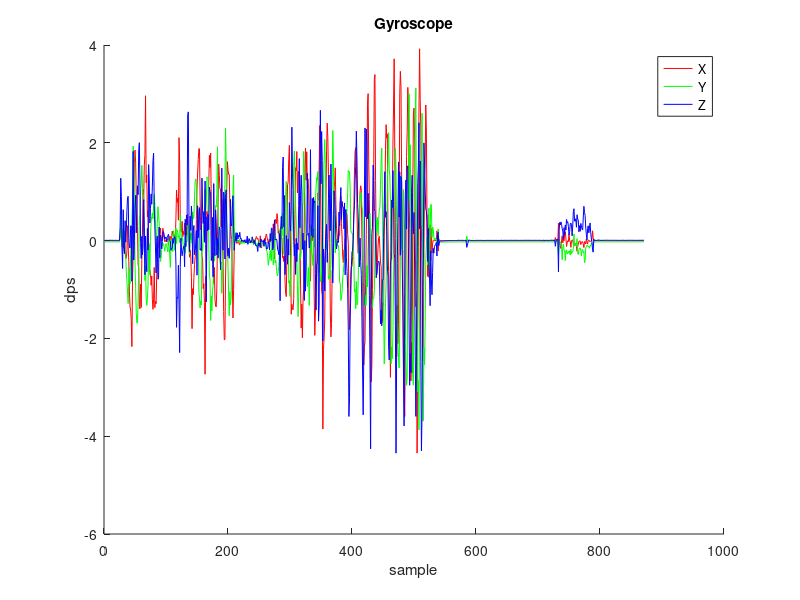
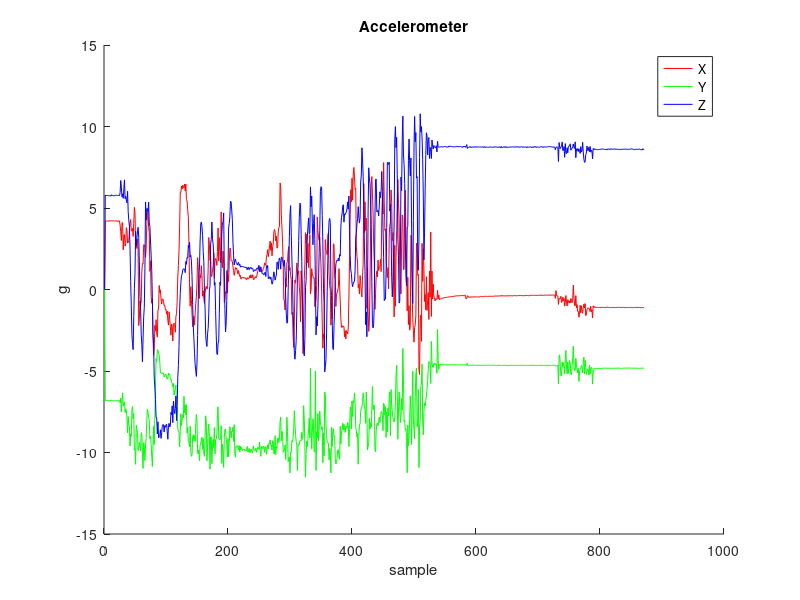

These charts were generated, in order, by the following MATLAB code: (Note: this script raises an error after producing the figures.)
%% Housekeeping
 
addpath('ximu_matlab_library');	% include x-IMU MATLAB library
addpath('quaternion_library');	% include quatenrion library
close all;                     	% close all figures
clear;                         	% clear all variables
clc;                          	% clear the command terminal
 
%% Import data

samplePeriod = 1/100;

gyr = load('imuGyro.mat');
acc = load('imuAcc.mat');
gyr=gyr.imuGyro;
acc=acc.imuAcc;

% Plot
figure('NumberTitle', 'off', 'Name', 'Gyroscope');
hold on;
plot(gyr(:,1), 'r');
plot(gyr(:,2), 'g');
plot(gyr(:,3), 'b');
xlabel('sample');
ylabel('dps');
title('Gyroscope');
legend('X', 'Y', 'Z');

figure('NumberTitle', 'off', 'Name', 'Accelerometer');
hold on;
plot(acc(:,1), 'r');
plot(acc(:,2), 'g');
plot(acc(:,3), 'b');
xlabel('sample');
ylabel('g');
title('Accelerometer');
legend('X', 'Y', 'Z');

%% Process data through AHRS algorithm (calcualte orientation)
% See: http://www.x-io.co.uk/open-source-imu-and-ahrs-algorithms/

R = zeros(3,3,length(gyr));     % rotation matrix describing sensor relative to Earth

ahrs = MahonyAHRS('SamplePeriod', samplePeriod, 'Kp', 1);

for i = 1:length(gyr)
    ahrs.UpdateIMU(gyr(i,:) * (pi/180), acc(i,:));	% gyroscope units must be radians
    R(:,:,i) = quatern2rotMat(ahrs.Quaternion)';    % transpose because ahrs provides Earth relative to sensor
end

%% Calculate 'tilt-compensated' accelerometer

tcAcc = zeros(size(acc));  % accelerometer in Earth frame

for i = 1:length(acc)
    tcAcc(i,:) = R(:,:,i) * acc(i,:)';
end

% Plot
figure('NumberTitle', 'off', 'Name', '''Tilt-Compensated'' accelerometer');
hold on;
plot(tcAcc(:,1), 'r');
plot(tcAcc(:,2), 'g');
plot(tcAcc(:,3), 'b');
xlabel('sample');
ylabel('g');
title('''Tilt-compensated'' accelerometer');
legend('X', 'Y', 'Z');

%% Calculate linear acceleration in Earth frame (subtracting gravity)

linAcc = tcAcc - [zeros(length(tcAcc), 1), zeros(length(tcAcc), 1), ones(length(tcAcc), 1)* 9.81];
% linAcc = linAcc * 9.81;     % convert from 'g' to m/s/s

% Plot
figure('NumberTitle', 'off', 'Name', 'Linear Acceleration');
hold on;
plot(linAcc(:,1), 'r');
plot(linAcc(:,2), 'g');
plot(linAcc(:,3), 'b');
xlabel('sample');
ylabel('g');
title('Linear acceleration');
legend('X', 'Y', 'Z');

%% Calculate linear velocity (integrate acceleartion)

linVel = zeros(size(linAcc));

for i = 2:length(linAcc)
    linVel(i,:) = linVel(i-1,:) + linAcc(i,:) * samplePeriod;
end

% Plot
figure('NumberTitle', 'off', 'Name', 'Linear Velocity');
hold on;
plot(linVel(:,1), 'r');
plot(linVel(:,2), 'g');
plot(linVel(:,3), 'b');
xlabel('sample');
ylabel('g');
title('Linear velocity');
legend('X', 'Y', 'Z');

%% High-pass filter linear velocity to remove drift

order = 1;
filtCutOff = 0.1;
[b, a] = butter(order, (2*filtCutOff)/(1/samplePeriod), 'high');
linVelHP = filtfilt(b, a, linVel);


% Plot
figure('NumberTitle', 'off', 'Name', 'High-pass filtered Linear Velocity');
hold on;
plot(linVelHP(:,1), 'r');
plot(linVelHP(:,2), 'g');
plot(linVelHP(:,3), 'b');
xlabel('sample');
ylabel('g');
title('High-pass filtered linear velocity');
legend('X', 'Y', 'Z');

%% Calculate linear position (integrate velocity)

linPos = zeros(size(linVelHP));

for i = 2:length(linVelHP)
    linPos(i,:) = linPos(i-1,:) + linVelHP(i,:) * samplePeriod;
end

% Plot
figure('NumberTitle', 'off', 'Name', 'Linear Position');
hold on;
plot(linPos(:,1), 'r');
plot(linPos(:,2), 'g');
plot(linPos(:,3), 'b');
xlabel('sample');
ylabel('g');
title('Linear position');
legend('X', 'Y', 'Z');

%% High-pass filter linear position to remove drift

order = 1;
filtCutOff = 0.1;
[b, a] = butter(order, (2*filtCutOff)/(1/samplePeriod), 'high');
linPosHP = filtfilt(b, a, linPos);

% Plot
figure('NumberTitle', 'off', 'Name', 'High-pass filtered Linear Position');
hold on;
plot(linPosHP(:,1), 'r');
plot(linPosHP(:,2), 'g');
plot(linPosHP(:,3), 'b');
xlabel('sample');
ylabel('g');
title('High-pass filtered linear position');
legend('X', 'Y', 'Z');

%% Play animation

SamplePlotFreq = 8;

SixDOFanimation(linPosHP, R, ...
                'SamplePlotFreq', SamplePlotFreq, 'Trail', 'Off', ...
                'Position', [9 39 1280 720], ...
                'AxisLength', 0.1, 'ShowArrowHead', false, ...
                'Xlabel', 'X (m)', 'Ylabel', 'Y (m)', 'Zlabel', 'Z (m)', 'ShowLegend', false, 'Title', 'Unfiltered',...
                'CreateAVI', false, 'AVIfileNameEnum', false, 'AVIfps', ((1/samplePeriod) / SamplePlotFreq));            
 
%% End of script